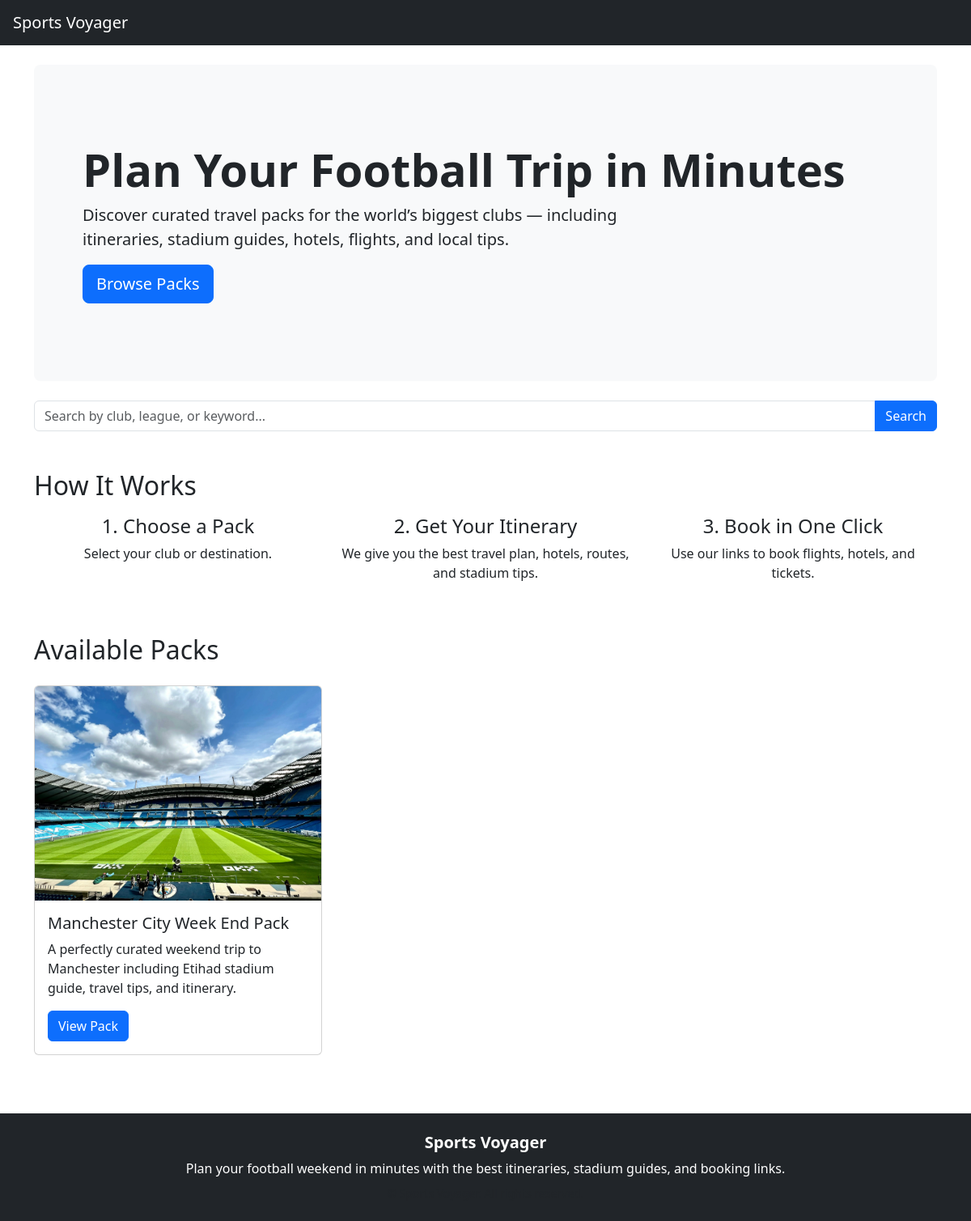
The page / on the database its author committed.
### core/models.py (models this page shows, shortened)
class Pack(models.Model):
    title = models.CharField(max_length=200)
    club = models.CharField(max_length=200)
    league = models.CharField(max_length=200, blank=True)
    description = models.TextField()
    itinerary = models.TextField()
    price = models.DecimalField(max_digits=6, decimal_places=2)
    image = models.ImageField(upload_to='packs/', blank=True)
    teaser = models.TextField(blank=True)
    flight_link = models.URLField(blank=True)
    hotel_link = models.URLField(blank=True)
    ticket_link = models.URLField(blank=True)
    tour_link = models.URLField(blank=True)
    created_at = models.DateTimeField(auto_now_add=True)

### core/views.py (the view)
# urls.py: path('', views.pack_list, name='pack_list'),
def pack_list(request):
    query = request.GET.get('q', '')
    if query:
        packs = Pack.objects.filter(
            models.Q(title__icontains=query) |
            models.Q(club__icontains=query) |
            models.Q(league__icontains=query) |
            models.Q(description__icontains=query)
        ).order_by('-created_at')
    else:
        packs = Pack.objects.all().order_by('-created_at')
    return render(request, 'pack_list.html', {
        'packs': packs,
        'query': query
    })

### templates/pack_list.html
{% extends "base.html" %}
{% block content %}
<div class="p-5 mb-4 bg-light rounded-3">
    <div class="container-fluid py-5">
        <h1 class="display-4 fw-bold">Plan Your Football Trip in Minutes</h1>
        <p class="col-md-8 fs-5">
            Discover curated travel packs for the world’s biggest clubs —
            including itineraries, stadium guides, hotels, flights, and local tips.
        </p>
        <a href="#packs" class="btn btn-primary btn-lg">Browse Packs</a>
    </div>
</div>
<form method="GET" class="mb-5">
    <div class="input-group">
        <input
            type="text"
            name="q"
            class="form-control"
            placeholder="Search by club, league, or keyword..."
            value="{{ query }}"
        >
        <button class="btn btn-primary" type="submit">Search</button>
    </div>
</form>
<h2 class="mt-5 mb-3">How It Works</h2>
<div class="row text-center mb-5">
    <div class="col-md-4">
        <h4>1. Choose a Pack</h4>
        <p>Select your club or destination.</p>
    </div>
    <div class="col-md-4">
        <h4>2. Get Your Itinerary</h4>
        <p>We give you the best travel plan, hotels, routes, and stadium tips.</p>
    </div>
    <div class="col-md-4">
        <h4>3. Book in One Click</h4>
        <p>Use our links to book flights, hotels, and tickets.</p>
    </div>
</div>
<h2 id="packs" class="mb-4">Available Packs</h2>
<div class="row">
    {% if packs %}
        {% for pack in packs %}
            <div class="col-md-4 mb-4">
                <div class="card h-100">
                    {% if pack.image %}
                        <img src="{{ pack.image.url }}" class="card-img-top" alt="{{ pack.title }}">
                    {% endif %}
                    <div class="card-body">
                        <h5 class="card-title">{{ pack.title }}</h5>
                        <p class="card-text">{{ pack.description|truncatewords:20 }}</p>
                        <a href="{% url 'pack_detail' pack.pk %}" class="btn btn-primary">View Pack</a>
                    </div>
                </div>
            </div>
        {% endfor %}
    {% else %}
        <p class="text-muted">No packs found. Try another search.</p>
    {% endif %}
</div>
{% endblock %}

### rows shown on the page
Pack: image (picture), title "Manchester City Week End Pack", description "A perfectly curated weekend trip to Manchester including Etihad stadium guide, travel tips, and itinerary."
